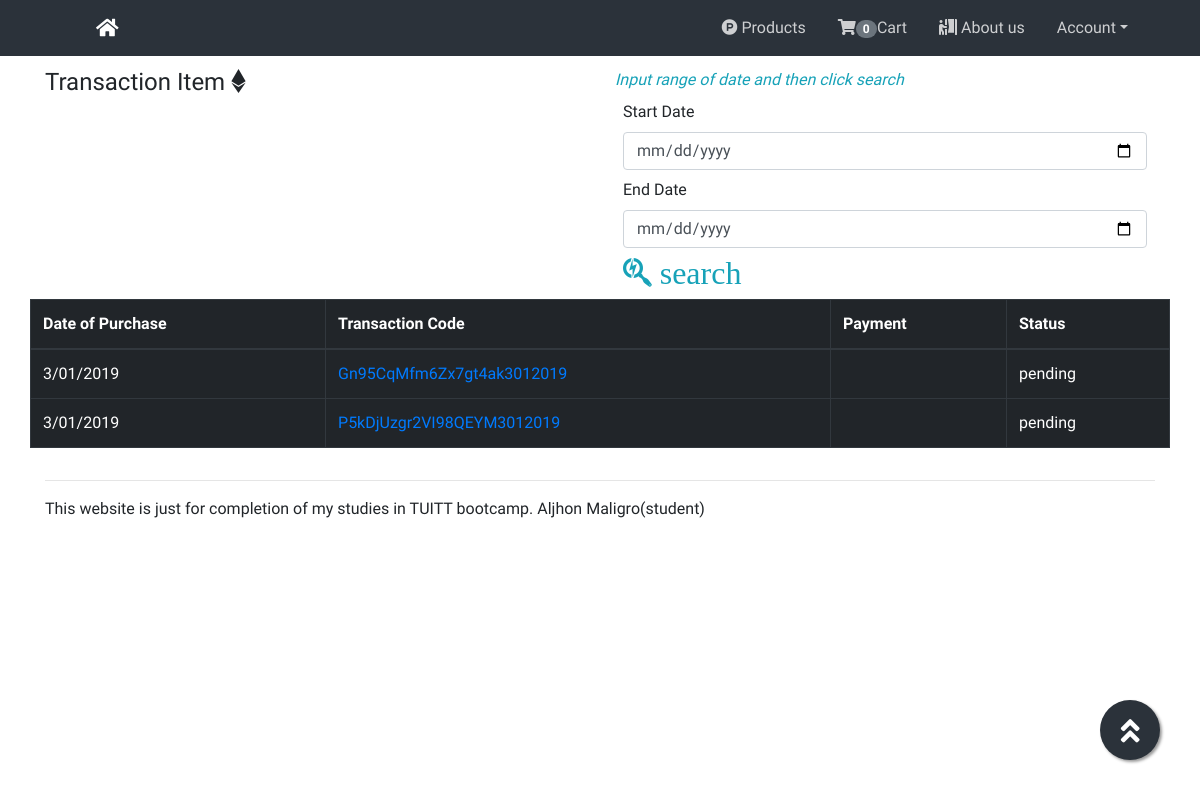
The page /app/controllers/view_tracking.php (signed in) on the database as committed earlier.
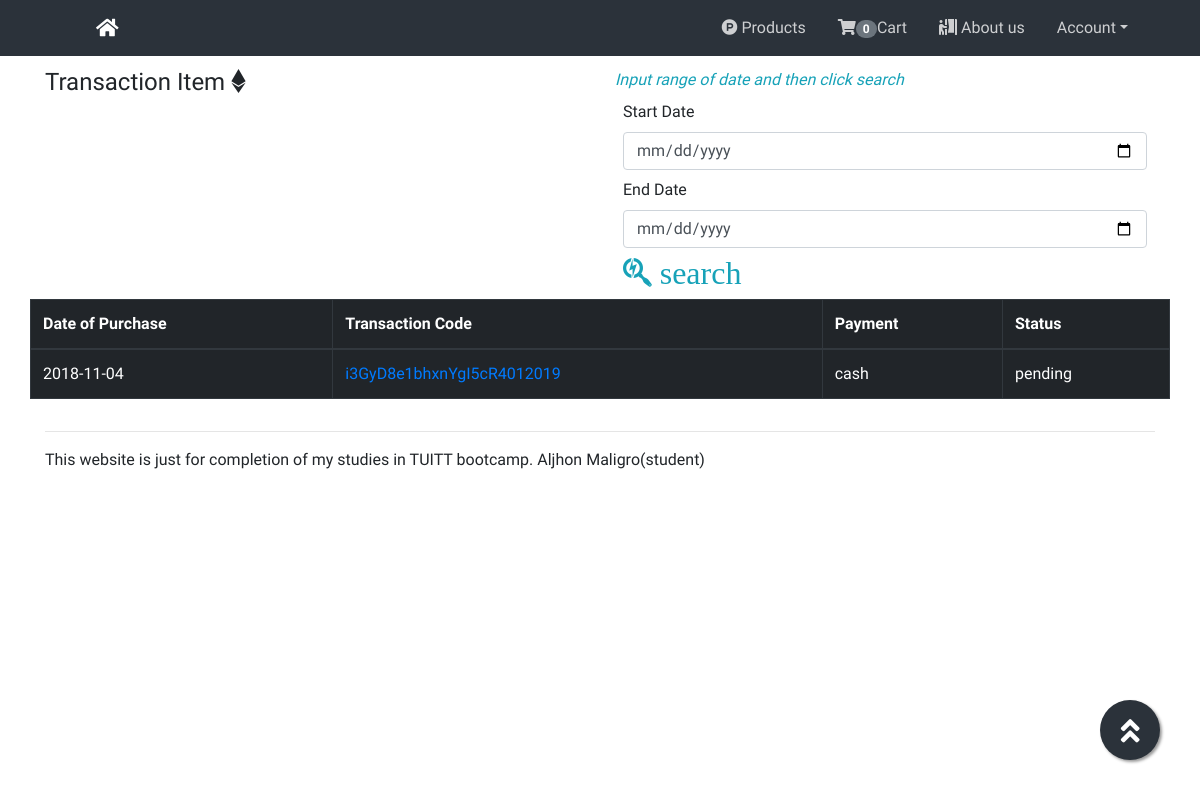
The same page on the database as committed later.
### tables this page shows
CREATE TABLE `tbl_orders` (
  `id` int(11) NOT NULL,
  `user_id` int(11) NOT NULL,
  `transaction_code` varchar(255) DEFAULT NULL,
  `purchase_date` varchar(255) DEFAULT NULL,
  `status_id` int(11) NOT NULL,
  `payment_mode_id` int(11) NOT NULL,
  `payment` varchar(255) NOT NULL,
  `shipping_address` varchar(255) DEFAULT NULL
);

CREATE TABLE `tbl_status` (
  `id` int(11) NOT NULL,
  `name` varchar(255) NOT NULL
);

### app/controllers/view_tracking.php (the view, shortened to what this page needs)
<?php require_once "../partials/header.php"; ?>
<section class="mp">
<div class="container">
	<div class="row">
		<div class="col-md-6 mt-2">
		<h4>Transaction Item <i class="fab fa-ethereum"></i></h4>
		</div>
		<div class="col-md-6 mt-2">
			<span class="text-info"><em>Input range of date and then click search</em></span>
			<div class="row m-2">
			<label for="startDate">Start Date</label>
		    <input type="date" class="form-control" id="startDate" placeholder="00/00/0000">
		    </div>
			<div class="row m-2">
			<label for="endDate">End Date</label>
			<input type="date" class="form-control" id="endDate" placeholder="00/00/0000">
			</div>
			<div class="row m-2">
				<a href="#" class="text-info" onclick="viewTracking()"> <i class="fab fa-searchengin fa-2x"> search</i></a>
			</div>
		</div>
	</div>
<div class="row">
<div class="table-responsive">
<table class="table table-bordered table-dark">
<thead>
<tr>
<th scope="col">Date of Purchase</th>
<th scope="col">Transaction Code</th>
<th scope="col">Payment</th>
<th scope="col">Status</th>
</tr>
</thead>
 <tbody id="trackingDiv">
	<?php
	require_once "connection.php";
	$id = $_SESSION['userid'];
	$sql = "SELECT o.id 'tid',o.purchase_date 'pdate', o.transaction_code 'tcode',o.payment 'payment', s.name 'status' from tbl_orders o, tbl_status s where o.status_id = s.id AND user_id = '$id' ";
	$result = mysqli_query($con,$sql);
	if(mysqli_num_rows($result) > 0){
		while ($row = mysqli_fetch_assoc($result)) {
			echo "<tr><td>$row[pdate]</td>";
			echo "<td><a href='#' onclick='showTrans($row[tid])'>$row[tcode]</a></td>
			<td>$row[payment]</td>
			<td>$row[status]</td>
			</tr>";
		}
	}
	?>
</tbody>
</table>
</div>
</div>
</div>
</section>
<?php require_once "../partials/footer.php"; ?>

Rows that differ between the two databases and show on the page:
removed tbl_orders: purchase_date "3/01/2019", transaction_code "Gn95CqMfm6Zx7gt4ak3012019", status.name "pending"
removed tbl_orders: purchase_date "3/01/2019", transaction_code "P5kDjUzgr2VI98QEYM3012019", status.name "pending"
added tbl_orders: purchase_date "2018-11-04", transaction_code "i3GyD8e1bhxnYgI5cR4012019", payment "cash", status.name "pending"
